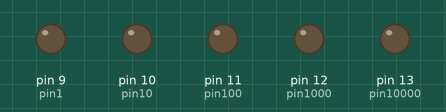
Bench run of a sketch on a simulated Arduino Uno, built with avr-gcc and run on an emulated ATmega328P. On the bench: output pins drawn as LEDs (lit = HIGH).

Above: at 0.1 s.
At 4.1 s:
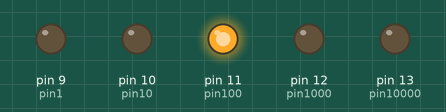
At 9.1 s:
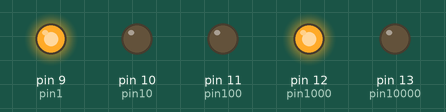
At 19.1 s:
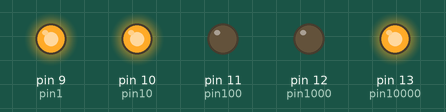
At 29.1 s:
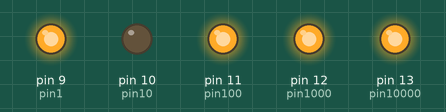
At 39.1 s:
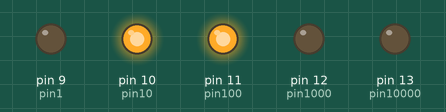
Timing chart, 0 to 40.0 s (numbered marks = the images above):
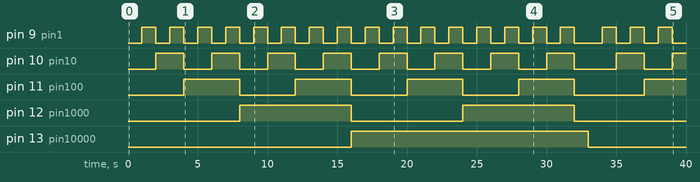

The sketch:

BinaryCount.ino
```cpp
int number = 31;

int pin10000 = 13;
int pin1000 = 12;
int pin100 = 11;
int pin10 = 10;
int pin1 = 9;

int delayTime = 1000;


void setup() {
  pinMode(pin10000, OUTPUT);
  pinMode(pin1000, OUTPUT);
  pinMode(pin100, OUTPUT);
  pinMode(pin10, OUTPUT);
  pinMode(pin1, OUTPUT);
}

void loop() {
  // Count from 0 to 11111 (31) in binary
  for (int i = 0; i <= number; i++) {
    setBinaryLights(i);
    delay(delayTime);
  }

  clearBinaryLights();
  delay(delayTime);
}

void setBinaryLights(int num) {
  int ans = num;
  if (ans % 2 > 0) {
    digitalWrite(pin1, HIGH);
  } else {
    digitalWrite(pin1, LOW);
  }

  ans = ans / 2;
  if (ans % 2 > 0) {
    digitalWrite(pin10, HIGH);
  } else {
    digitalWrite(pin10, LOW);
  }

  ans = ans / 2;
  if (ans % 2 > 0) {
    digitalWrite(pin100, HIGH);
  } else {
    digitalWrite(pin100, LOW);
  }

  ans = ans / 2;
  if (ans % 2 > 0) {
    digitalWrite(pin1000, HIGH);
  } else {
    digitalWrite(pin1000, LOW);
  }

  ans = ans / 2;
  if (ans % 2 > 0) {
    digitalWrite(pin10000, HIGH);
  } else {
    digitalWrite(pin10000, LOW);
  }
}

void clearBinaryLights() {
  digitalWrite(pin1, LOW);
  digitalWrite(pin10, LOW);
  digitalWrite(pin100, LOW);
  digitalWrite(pin1000, LOW);
}
```

Measured:
- by itself, pin 9 (pin1): LOW → HIGH at 1.0 s, → LOW 1.0 s later, → HIGH 1.0 s later, → LOW 1.0 s later, … (38 changes in this stretch)
- by itself, pin 10 (pin10): goes 7 × (HIGH 2.0 s, LOW 2.0 s), HIGH 2.0 s, LOW 3.0 s, HIGH 2.0 s, LOW 2.0 s, then HIGH
- by itself, pin 11 (pin100): goes 3 × (HIGH 4.0 s, LOW 4.0 s), HIGH 4.0 s, LOW 5.0 s, then HIGH
- by itself, pin 12 (pin1000): alternates HIGH for 8.0 s and LOW for 8.0 s
- by itself, pin 13 (pin10000): LOW → HIGH at 16.0 s, → LOW 17.0 s later
